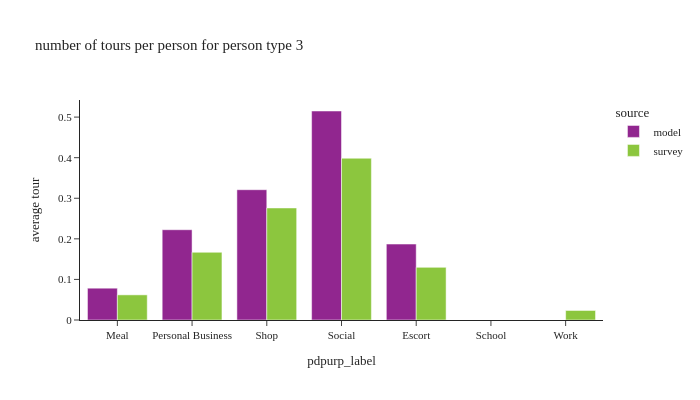

Notebook source saved alongside this figure:
### Code cell
plot_by_pptyp(df_tour, '3')

### Figure 1 — Plotly figure (JSON) as saved in the notebook; plotly's stock layout.template omitted (floating-point values rounded to 4 significant figures)
{"data": [{"alignmentgroup": "True", "hovertemplate": "source=model<br>pdpurp_label=%{x}<br>average tour=%{y}<extra></extra>", "legendgroup": "model", "marker": {"color": "#91268F", "pattern": {"shape": ""}}, "name": "model", "offsetgroup": "model", "orientation": "v", "showlegend": true, "textposition": "auto", "type": "bar", "x": ["Meal", "Personal Business", "Shop", "Social", "Escort"], "xaxis": "x", "y": [0.0784, 0.2225, 0.3211, 0.515, 0.1872], "yaxis": "y"}, {"alignmentgroup": "True", "hovertemplate": "source=survey<br>pdpurp_label=%{x}<br>average tour=%{y}<extra></extra>", "legendgroup": "survey", "marker": {"color": "#8CC63E", "pattern": {"shape": ""}}, "name": "survey", "offsetgroup": "survey", "orientation": "v", "showlegend": true, "textposition": "auto", "type": "bar", "x": ["Meal", "School", "Shop", "Social", "Work", "Escort", "Personal Business"], "xaxis": "x", "y": [0.06195, 6.662e-05, 0.2761, 0.3987, 0.02349, 0.1297, 0.1669], "yaxis": "y"}], "layout": {"barmode": "group", "font": {"size": 11}, "height": 400, "legend": {"title": {"text": "source"}, "tracegroupgap": 0}, "title": {"text": "number of tours per person for person type 3"}, "width": 700, "xaxis": {"anchor": "y", "domain": [0.0, 1.0], "title": {"text": "pdpurp_label"}}, "yaxis": {"anchor": "x", "domain": [0.0, 1.0], "tickformat": ".2", "title": {"text": "average tour"}}}}
